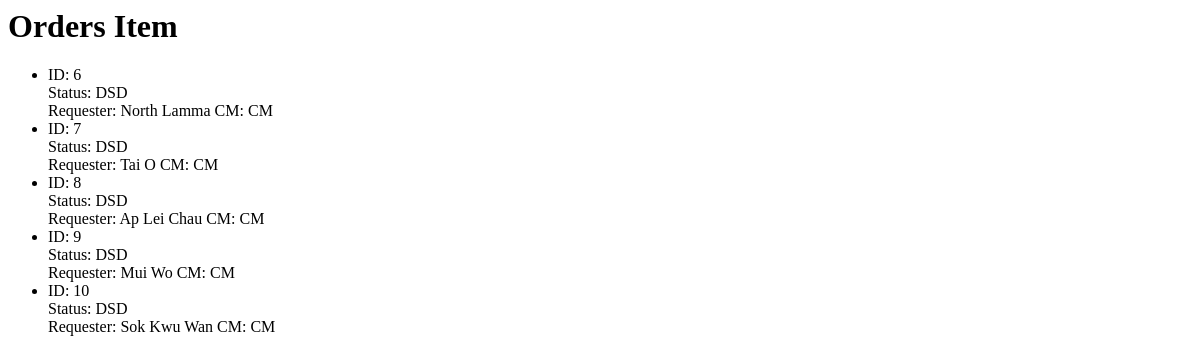
Page /asp/orders on the earlier database version.
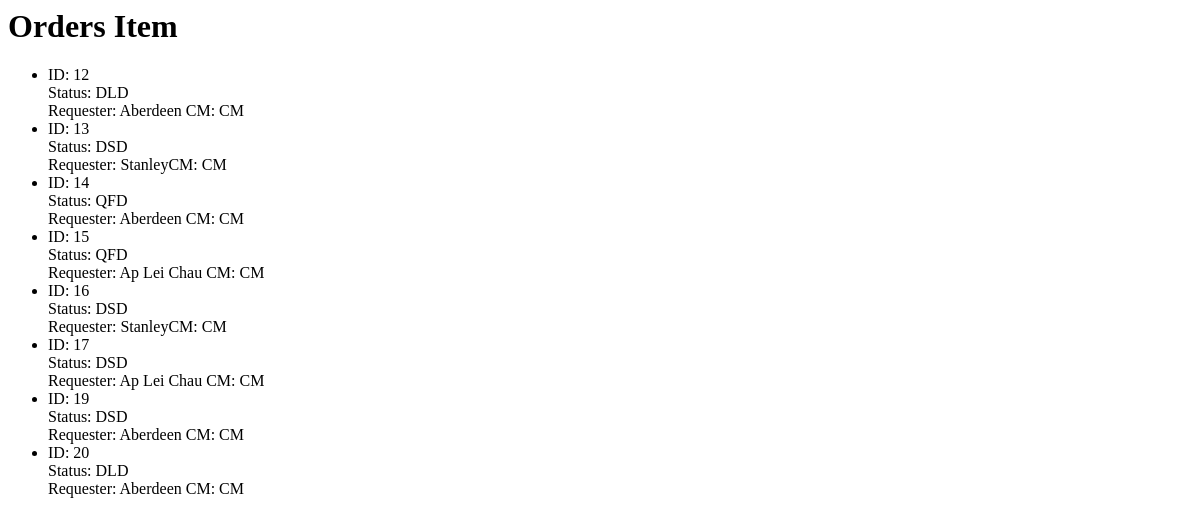
Same page on the later database version.
### asp/models.py (models this page shows, shortened)
class Order(models.Model):
    QUEUED_FOR_PROCESSING = 'QFP'
    PROCESSING_BY_WAREHOUSE = 'PBW'
    QUEUED_FOR_DISPATCH = 'QFD'
    DISPATCHED = 'DSD'
    DELIVERED = 'DLD'
    STATUS = (
        (QUEUED_FOR_PROCESSING, 'Queued for Processing'),
        (PROCESSING_BY_WAREHOUSE, 'Processing by Warehouse'),
        (QUEUED_FOR_DISPATCH, 'Queued for Dispatch'),
        (DISPATCHED, 'Dispatched'),
        (DELIVERED, 'Delivered')
    )
    PRIORITY_HIGH = 3
    PRIORITY_MEDIUM = 2
    PRIORITY_LOW = 1
    PRIORITY = (
        (PRIORITY_HIGH, 'high'),
        (PRIORITY_MEDIUM, 'medium'),
        (PRIORITY_LOW, 'low')
    )
    status = models.CharField(
        max_length = 3,
        choices = STATUS,
        default = QUEUED_FOR_PROCESSING
    )
    requester = models.ForeignKey(UserExt, on_delete = models.CASCADE, related_name = 'requested_by')
    processed_by = models.ForeignKey(UserExt, on_delete = models.CASCADE, null = True, blank = True, related_name = 'processed_by')
    priority = models.PositiveIntegerField(
        choices = PRIORITY,
        default = PRIORITY_LOW
    )
    time_queued_processing = models.DateTimeField()
    time_processing = models.DateTimeField(null = True, blank = True)
    time_queued_dispatch = models.DateTimeField(null = True, blank = True)
    time_dispatched = models.DateTimeField(null = True, blank = True)
    time_delivered = models.DateTimeField(null = True, blank = True)
    shipping_label_name = models.CharField(max_length = 200, null = True, blank = True)

class UserExt(models.Model):
    CLINIC_MANAGER = 'CM'
    DISPATCHER = 'DP'
    WAREHOUSE_PERSONNEL = 'WP'
    ADMIN = 'AD'
    ROLES = (
        (CLINIC_MANAGER, 'Clinic Manager'),
        (DISPATCHER, 'Dispatcher'),
        (WAREHOUSE_PERSONNEL, 'Warehouse Personnel'),
        (ADMIN, 'Admin')
    )
    user = models.OneToOneField(User, on_delete=models.CASCADE)
    hospital = models.ForeignKey(Hospital, on_delete=models.CASCADE, null = True, blank = True, related_name='working_hospital')
    reset_password = models.BooleanField(default=False)
    role = models.CharField(
        max_length = 2,
        choices = ROLES,
        default = CLINIC_MANAGER
    )
    def __str__(self):
        return f"{self.user.username}: {self.role}"

### asp/views.py (the view)
# urls.py: path('orders', views.OrdersViewAll.as_view(), name='orders'),
class OrdersViewAll(ListView):
    models = Order
    def get_queryset(self):
        return Order.objects.all()

### asp/templates/asp/order_list.html
<h1>Orders Item</h1>
<ul>
{% for item in order_list %}
    <li>
        ID: {{ item.id }}
        <br>
        Status: {{ item.status }}
        <br>
        Requester: {{ item.requester }}
    </li>
{% empty %}
    <li>No Order yet</li>
{% endfor %}
</ul>

Differences in the rows shown:
removed Order: id "6", status "DSD", requester "North Lamma CM: CM"
removed Order: id "7", status "DSD", requester "Tai O CM: CM"
removed Order: id "8", status "DSD", requester "Ap Lei Chau CM: CM"
removed Order: id "9", status "DSD", requester "Mui Wo CM: CM"
removed Order: id "10", status "DSD", requester "Sok Kwu Wan CM: CM"
added Order: id "12", status "DLD", requester "Aberdeen CM: CM"
added Order: id "13", status "DSD", requester "StanleyCM: CM"
added Order: id "14", status "QFD", requester "Aberdeen CM: CM"
added Order: id "15", status "QFD", requester "Ap Lei Chau CM: CM"
added Order: id "16", status "DSD", requester "StanleyCM: CM"
added Order: id "17", status "DSD", requester "Ap Lei Chau CM: CM"
added Order: id "19", status "DSD", requester "Aberdeen CM: CM"
added Order: id "20", status "DLD", requester "Aberdeen CM: CM"
